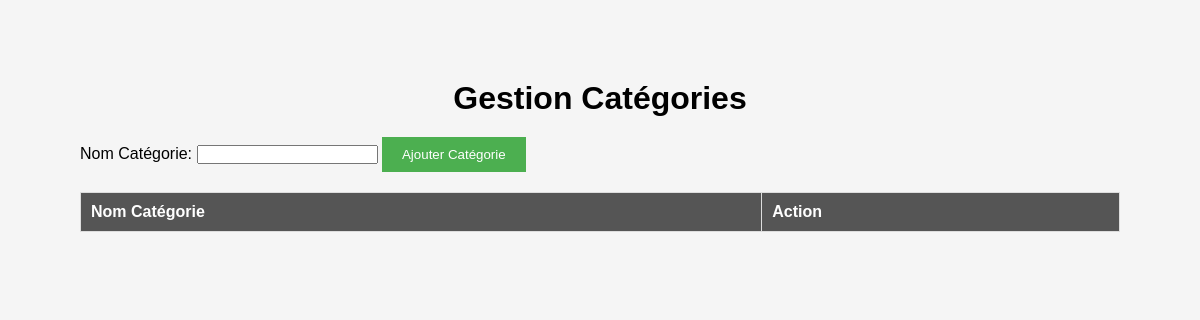
/Admin/gestion_categorie_depense.php, run on an earlier commit of the app's database.
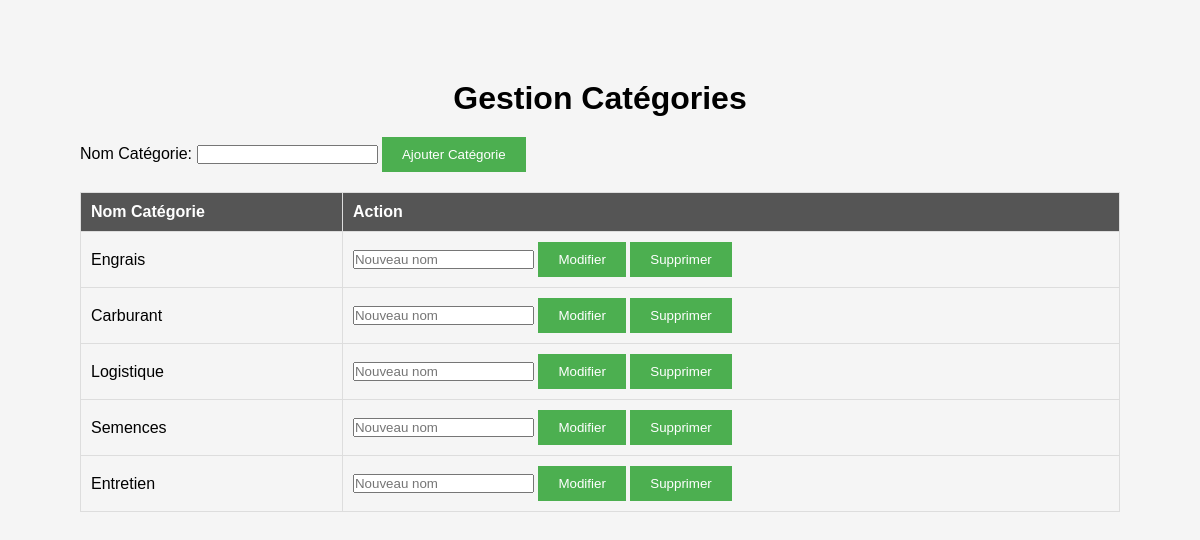
And on a later commit of the database.
### tables this page shows
CREATE TABLE Categories_Depenses (
    ID_Categorie INT AUTO_INCREMENT PRIMARY KEY,
    Nom_Categorie VARCHAR(255)
);

### Admin/gestion_categorie_depense.php (the view, shortened to what this page needs)
<?php
include '../Fonctions/fonction_gestion_categorie.php';
$result = $conn->query("SELECT * FROM Categories_Depenses");
$categories = $result->fetch_all(MYSQLI_ASSOC);
?>
<!DOCTYPE html>
<html lang="en">
<head>
    <link rel="stylesheet" href="../css/style.css">
</head>
<body>
    <h1>Gestion Catégories</h1>
    <form action="traitement_gestion_categorie.php" method="post">
        <label for="nom_categorie">Nom Catégorie:</label>
        <input type="text" id="nom_categorie" name="nom_categorie" required>
        <button type="submit" name="ajouter_categorie">Ajouter Catégorie</button>
    </form>
    <table>
        <thead>
            <tr>
                <th>Nom Catégorie</th>
                <th>Action</th>
            </tr>
        </thead>
        <tbody>
            <?php foreach ($categories as $categorie): ?>
                <tr>
                    <td><?= $categorie['Nom_Categorie'] ?? '' ?></td>
                    <td>
                    <form action="traitement_gestion_categorie.php" method="post" style="display: inline;">
                        <input type="text" name="nom_categorie_modifie" placeholder="Nouveau nom">
                        <button type="submit" name="action" value="modifier_categorie">Modifier</button>
                    </form>
                    <form action="traitement_gestion_categorie.php" method="post" style="display: inline;">
                        <button type="submit" name="action" value="supprimer_categorie">Supprimer</button>
                    </form>
                    </td>
                </tr>
            <?php endforeach; ?>
        </tbody>
    </table>
</body>
</html>

What changed in the data, as far as the page shows it:
added categories_depenses: Nom_Categorie "Engrais"
added categories_depenses: Nom_Categorie "Carburant"
added categories_depenses: Nom_Categorie "Logistique"
added categories_depenses: Nom_Categorie "Semences"
added categories_depenses: Nom_Categorie "Entretien"
